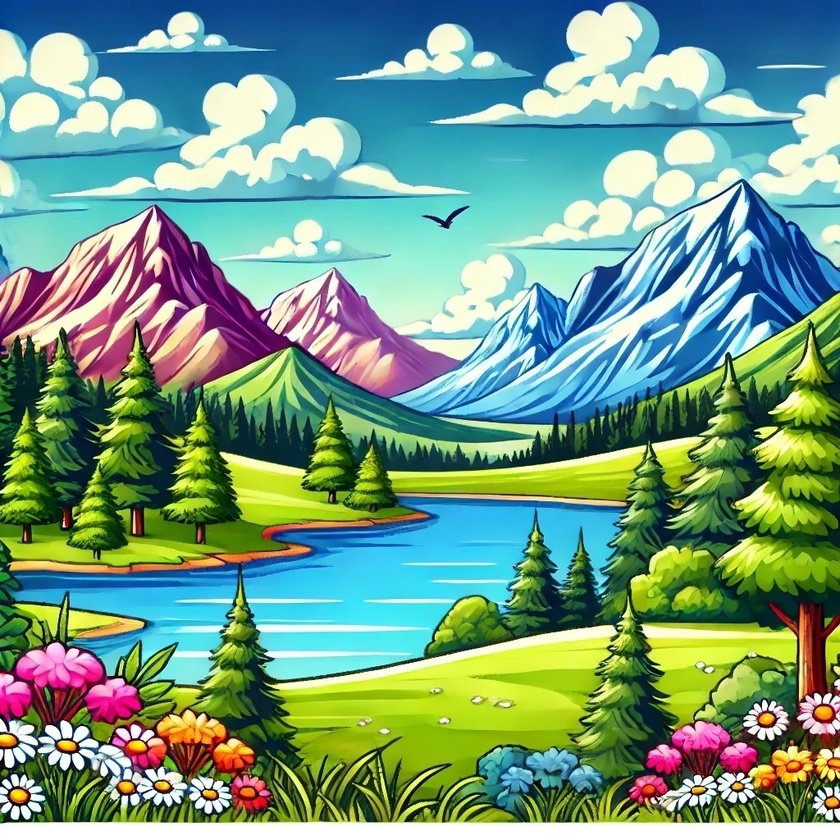
#> input picture image preprocessing/image.jpg, 840 x 840 px, shrunk from 1024 x 1024 before the run
$ python que_1.py
#> lines starting #> are read from the running program, lines starting #| are printed output that depends on the picture
import cv2

image = cv2.imread("image.jpg")
#> image is the input picture: shape (840, 840, 3); mean B, G, R 132.4, 155.7, 115.2
if image is not None:
    print("loaded")
    # image convert into gray
    gray = cv2.cvtColor(image,cv2.COLOR_BGR2GRAY)
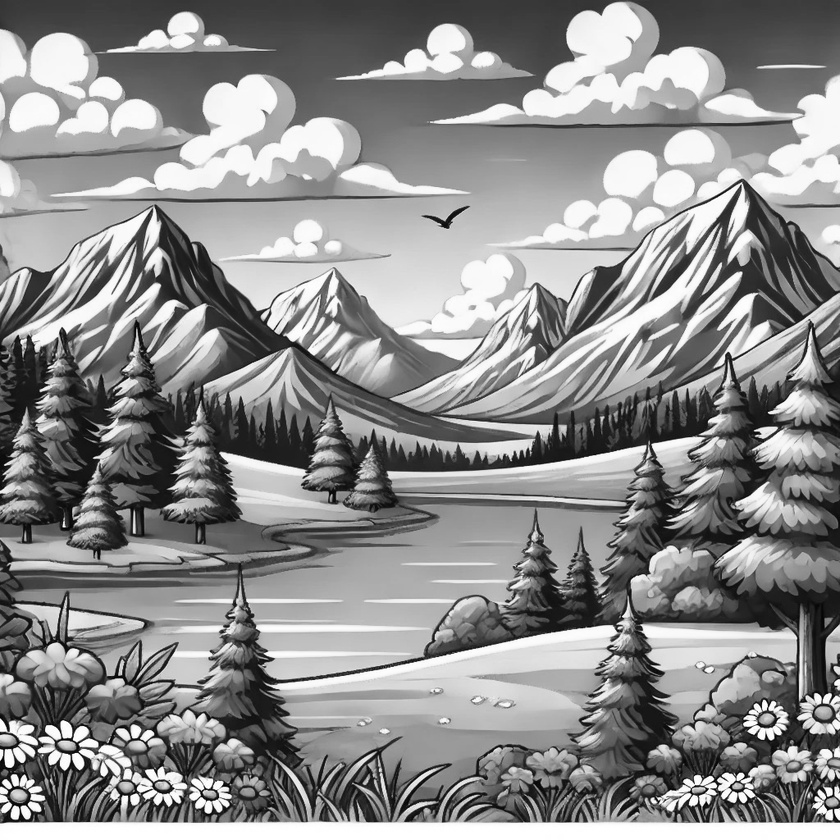
#> gray: shape (840, 840); min 0, max 255, mean 140.9
    cv2.imshow("GRAY ", gray)
    cv2.imwrite("GRAY.jpg",gray)
    cv2.waitKey(0)
    cv2.destroyAllWindows()
else:
    print("Error:")
